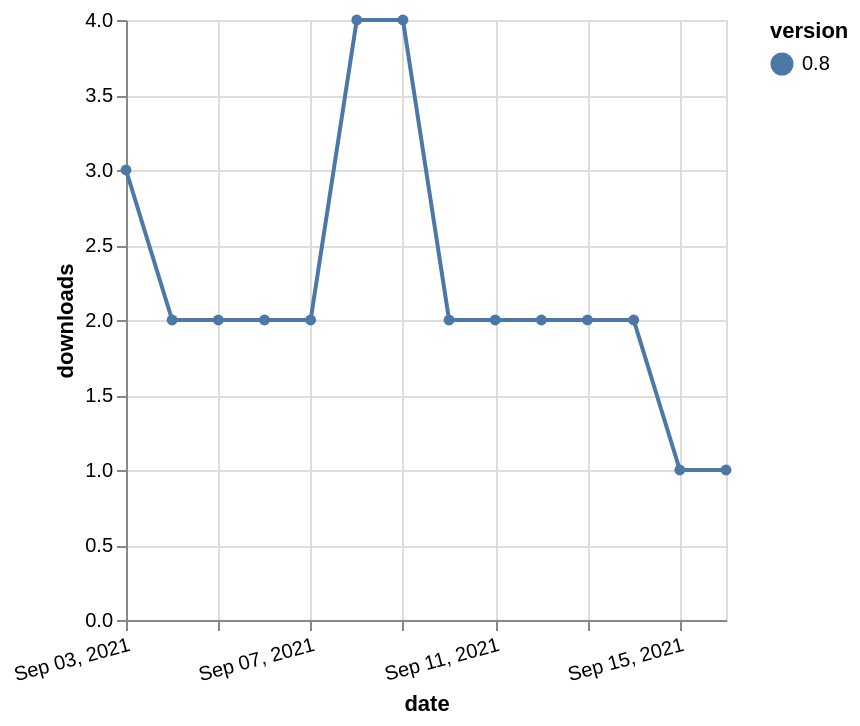

Write the Vega-Lite specification saved for this chart.
### Vega-Lite specification from a JSON file in a GitHub repository (floating-point values rounded to 4 significant figures)
{"$schema": "https://vega.github.io/schema/vega-lite/v5.json", "description": "A simple bar chart with embedded data.", "data": {"values": [{"date": "2021-09-03", "total": 2948, "delta": 3, "version": "0.8"}, {"date": "2021-09-04", "total": 2950, "delta": 2, "version": "0.8"}, {"date": "2021-09-05", "total": 2952, "delta": 2, "version": "0.8"}, {"date": "2021-09-06", "total": 2954, "delta": 2, "version": "0.8"}, {"date": "2021-09-07", "total": 2956, "delta": 2, "version": "0.8"}, {"date": "2021-09-08", "total": 2960, "delta": 4, "version": "0.8"}, {"date": "2021-09-09", "total": 2964, "delta": 4, "version": "0.8"}, {"date": "2021-09-10", "total": 2966, "delta": 2, "version": "0.8"}, {"date": "2021-09-11", "total": 2968, "delta": 2, "version": "0.8"}, {"date": "2021-09-12", "total": 2970, "delta": 2, "version": "0.8"}, {"date": "2021-09-13", "total": 2972, "delta": 2, "version": "0.8"}, {"date": "2021-09-14", "total": 2974, "delta": 2, "version": "0.8"}, {"date": "2021-09-15", "total": 2975, "delta": 1, "version": "0.8"}, {"date": "2021-09-16", "total": 2976, "delta": 1, "version": "0.8"}]}, "width": "container", "mark": {"type": "line", "point": {"filled": true}}, "encoding": {"x": {"field": "date", "type": "temporal", "timeUnit": "yearmonthdate", "title": "date", "axis": {"labelAngle": -15}}, "y": {"field": "delta", "type": "quantitative", "title": "downloads"}, "color": {"field": "version", "type": "nominal"}, "tooltip": {"field": "delta"}}}
